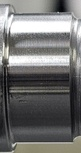
#> input picture Day013/shaft_roi.jpg, 81 x 153 px, shrunk from 287 x 545 before the run, found by its file name
$ python main.py
#> lines starting #> are read from the running program, lines starting #| are printed output that depends on the picture; after the words box and inside, x2 and y2 are one past the last pixel; in counts of white or black regions, pixels touching at a corner belong together; long printed decimals are rounded
import cv2
import numpy as np
from pathlib import Path


# ---------------------------------
# 1. Day016에서 구한 캘리브레이션 값
# ---------------------------------

MM_PER_PIXEL = 0.0436166


# ---------------------------------
# 2. 측정 이미지 불러오기
# ---------------------------------

image_path = Path("Day013/shaft_roi.jpg")

image = cv2.imread(str(image_path))
#> image is the input picture: shape (153, 81, 3); mean B, G, R 112.6, 113.6, 113.8

if image is None:
    raise FileNotFoundError("측정 이미지를 찾을 수 없습니다.")


# ---------------------------------
# 3. GRAY 변환
# ---------------------------------

gray = cv2.cvtColor(
    image,
    cv2.COLOR_BGR2GRAY
)
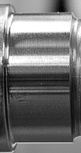
#> gray: shape (153, 81); min 0, max 255, mean 113.5


# ---------------------------------
# 4. Blur
# ---------------------------------

blur = cv2.GaussianBlur(
    gray,
    (5, 5),
    0
)
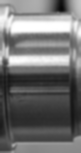
#> blur: shape (153, 81); min 7, max 255, mean 113.4


# ---------------------------------
# 5. Edge 검출
# ---------------------------------

edge = cv2.Canny(
    blur,
    50,
    150
)
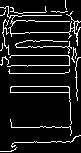
#> edge: shape (153, 81); 10.1% white in thin lines or dots


# ---------------------------------
# 6. 이미지 크기
# ---------------------------------

height, width = edge.shape
#> height = 153; width = 81

center_y = height // 2
#> center_y = 76


# ---------------------------------
# 7. 중앙 측정 영역
# ---------------------------------

x_start = int(width * 0.25)
#> x_start = 20
x_end = int(width * 0.75)
#> x_end = 60

sample_count = 7

x_positions = np.linspace(
    x_start,
    x_end,
    sample_count,
    dtype=int
)
#> x_positions = [20, 26, 33, 40, 46, 53, 60]


# ---------------------------------
# 8. 여러 위치에서 외경 측정
# ---------------------------------

diameters = []

result = image.copy()


for x in x_positions:

    x1 = max(0, x - 2)
    x2 = min(width, x + 3)

    strip = edge[:, x1:x2]

    row_scores = np.sum(
        strip > 0,
        axis=1
    )


    # 위쪽 Edge
    top_scores = row_scores[:center_y]

    y_top = np.argmax(top_scores)


    # 아래쪽 Edge
    y_bottom = None

    for y in range(center_y, height):

        if row_scores[y] >= 2:
            y_bottom = y


    if y_bottom is None:
        continue


    diameter_pixel = y_bottom - y_top

    diameters.append(
        diameter_pixel
    )


    # 결과 표시
    cv2.circle(
        result,
        (x, y_top),
        5,
        (0, 0, 255),
        -1
    )

    cv2.circle(
        result,
        (x, y_bottom),
        5,
        (255, 0, 0),
        -1
    )

    cv2.line(
        result,
        (x, y_top),
        (x, y_bottom),
        (0, 255, 0),
        2
    )
#> this loop made 7 passes
#> (y_top, diameter_pixel) on passes 1 to 7: (13, 129), (12, 130), (12, 130), (12, 130), (15, 127), (11, 130), (21, 120)
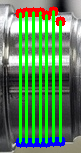
#> result: shape (153, 81, 3); mean B, G, R 87.1, 137, 88.8
#> after the loop, diameters = [129, 130, 130, 130, 127, 130, 120]


# ---------------------------------
# 9. 대표 pixel 외경
# ---------------------------------

median_pixel = np.median(
    diameters
)
#> median_pixel = 130

print("측정값(pixel) :", diameters)
#| 측정값(pixel) : [129, 130, 130, 130, 127, 130, 120]
print("대표 외경(pixel) :", median_pixel)
#| 대표 외경(pixel) : 130.0


# ---------------------------------
# 10. Pixel → mm 변환
# ---------------------------------

measured_mm = (
    median_pixel
    * MM_PER_PIXEL
)
#> measured_mm = 5.67

print("영상 측정 외경(mm) :", measured_mm)
#| 영상 측정 외경(mm) : 5.670


# ---------------------------------
# 11. 실제 계측기값 입력
# ---------------------------------

actual_mm = float(
    input("실제 계측기 외경(mm)을 입력하세요 : ")
)
#> the answer given: 3


# ---------------------------------
# 12. 오차 계산
# ---------------------------------

error_mm = (
    measured_mm
    - actual_mm
)
#> error_mm = 2.67

error_um = (
    error_mm
    * 1000
)
#> error_um = 2670.2

abs_error_um = abs(
    error_um
)
#> abs_error_um = 2670.2


print()
print("영상 측정값(mm) :", measured_mm)
#| 영상 측정값(mm) : 5.670
print("실제 계측값(mm) :", actual_mm)

print("오차(mm) :", error_mm)
#| 오차(mm) : 2.670
print("오차(μm) :", error_um)
#| 오차(μm) : 2670.158
print("절대오차(μm) :", abs_error_um)
#| 절대오차(μm) : 2670.158


# ---------------------------------
# 13. 10 μm 기준 판정
# ---------------------------------

if abs_error_um <= 10:

    judgment = "PASS"

else:

    judgment = "FAIL"


print("10 μm 기준 :", judgment)


# ---------------------------------
# 14. 이미지에 결과 표시
# ---------------------------------

text1 = f"Vision: {measured_mm:.3f} mm"
#> text1 = 'Vision: 5.670 mm'

text2 = f"Actual: {actual_mm:.3f} mm"

text3 = f"Error: {error_um:.1f} um"
#> text3 = 'Error: 2670.2 um'

text4 = f"Result: {judgment}"


cv2.putText(
    result,
    text1,
    (10, 30),
    cv2.FONT_HERSHEY_SIMPLEX,
    0.7,
    (0, 255, 0),
    2
)

cv2.putText(
    result,
    text2,
    (10, 60),
    cv2.FONT_HERSHEY_SIMPLEX,
    0.7,
    (0, 255, 0),
    2
)

cv2.putText(
    result,
    text3,
    (10, 90),
    cv2.FONT_HERSHEY_SIMPLEX,
    0.7,
    (0, 255, 0),
    2
)

cv2.putText(
    result,
    text4,
    (10, 120),
    cv2.FONT_HERSHEY_SIMPLEX,
    0.7,
    (0, 255, 0),
    2
)
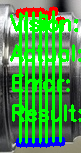
#> result: shape (153, 81, 3); mean B, G, R 74.4, 150.7, 74.9


# ---------------------------------
# 15. 저장
# ---------------------------------

output_dir = Path("Day017")

output_dir.mkdir(exist_ok=True)

cv2.imwrite(
    str(output_dir / "edge.jpg"),
    edge
)

cv2.imwrite(
    str(output_dir / "validation_result.jpg"),
    result
)

print()
print("저장 완료 : Day017/validation_result.jpg")

$ run again, with Day013/shaft.jpg copied over Day013/shaft_roi.jpg
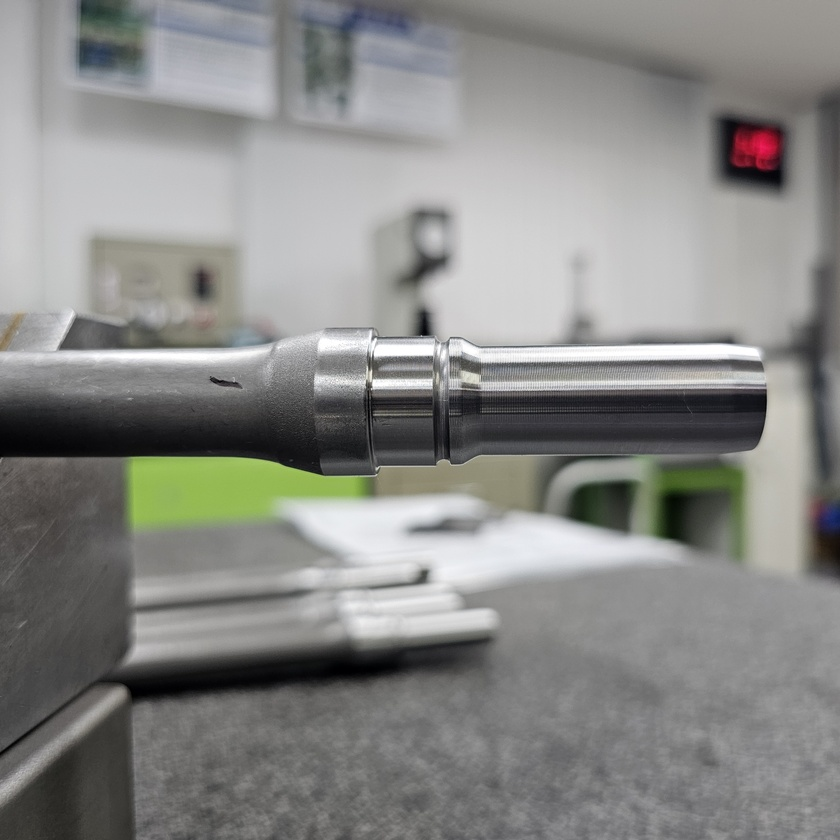
#> input picture Day013/shaft.jpg, 840 x 840 px, shrunk from 2992 x 2992 before the run, found by its file name
#> image is the input picture: shape (840, 840, 3); mean B, G, R 134.2, 136.8, 136.4
#> `edge = cv2.Canny( blur, 50, 150 )`:
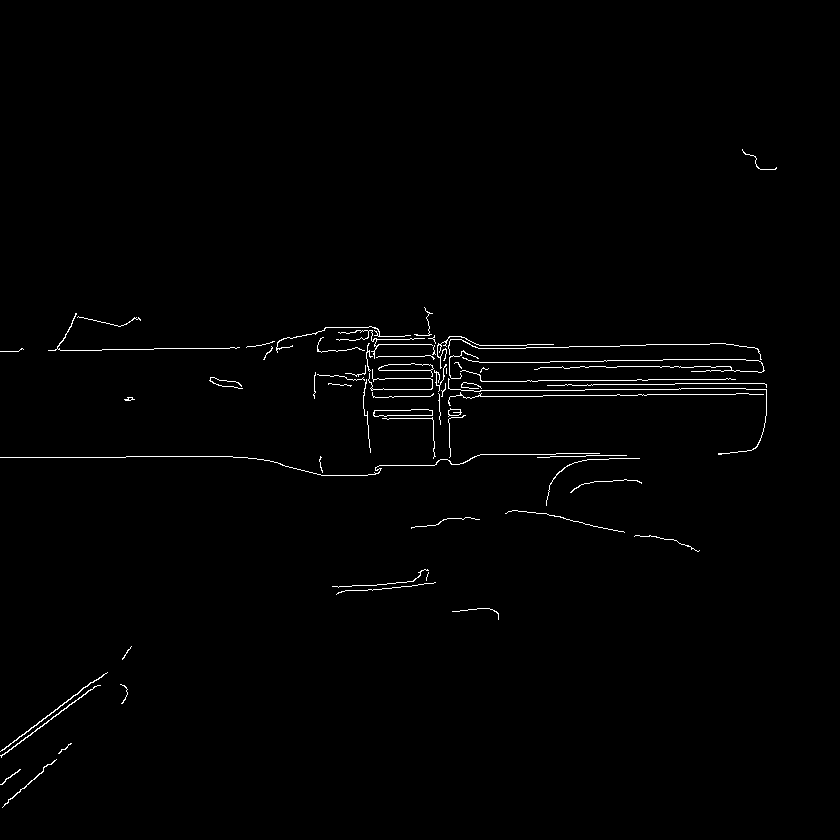
#> edge: shape (840, 840); 0.97% white in thin lines or dots, all inside (x1, y1, x2, y2) = (0, 149, 777, 808)
#> the loop `for x in x_positions: ` made 7 passes
#> (y_top, diameter_pixel) on passes 1 to 7: (348, 108), (348, 116), (327, 263), (335, 249), (345, 264), (347, 170), (345, 135)
#> after the loop `for x in x_positions:`: diameters = [108, 116, 263, 249, 264, 170, 135]
#> median_pixel = 170
#| 측정값(pixel) : [108, 116, 263, 249, 264, 170, 135]
#| 대표 외경(pixel) : 170.0
#> measured_mm = 7.41
#| 영상 측정 외경(mm) : 7.415
#> error_mm = 4.41
#> error_um = 4414.8
#| 영상 측정값(mm) : 7.415
#| 오차(mm) : 4.415
#| 오차(μm) : 4414.822
#| 절대오차(μm) : 4414.822
#> text1 = 'Vision: 7.415 mm'
#> text3 = 'Error: 4414.8 um'
#> `cv2.putText( result, text4, (10, 120), cv2.FONT_HERSHEY_SIMPLEX, 0.7, ..`:
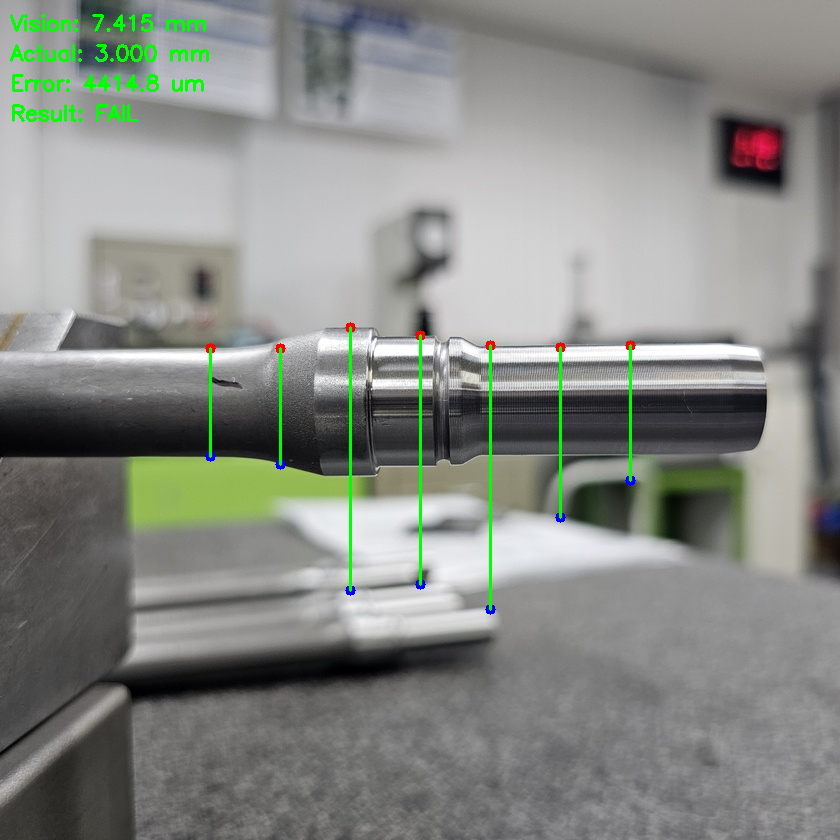
#> result: shape (840, 840, 3); mean B, G, R 132.5, 138, 134.8
